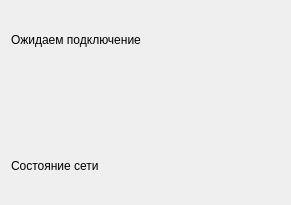
<?xml version="1.0" encoding="UTF-8"?>
<ui version="4.0">
 <class>StartScreen</class>
 <widget class="QDialog" name="StartScreen">
  <property name="geometry">
   <rect>
    <x>0</x>
    <y>0</y>
    <width>291</width>
    <height>205</height>
   </rect>
  </property>
  <property name="windowTitle">
   <string>Dialog</string>
  </property>
  <layout class="QVBoxLayout" name="verticalLayout">
   <item>
    <widget class="QLabel" name="label">
     <property name="text">
      <string>Ожидаем подключение</string>
     </property>
    </widget>
   </item>
   <item>
    <widget class="QLabel" name="labelInfo">
     <property name="text">
      <string/>
     </property>
    </widget>
   </item>
   <item>
    <widget class="QLabel" name="networckLabel">
     <property name="text">
      <string>Состояние сети</string>
     </property>
    </widget>
   </item>
  </layout>
 </widget>
 <resources/>
 <connections/>
</ui>
